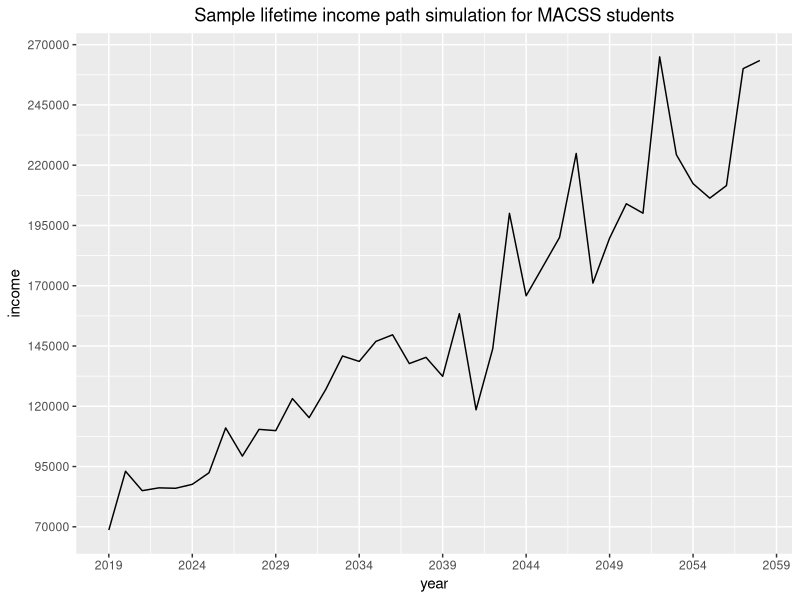
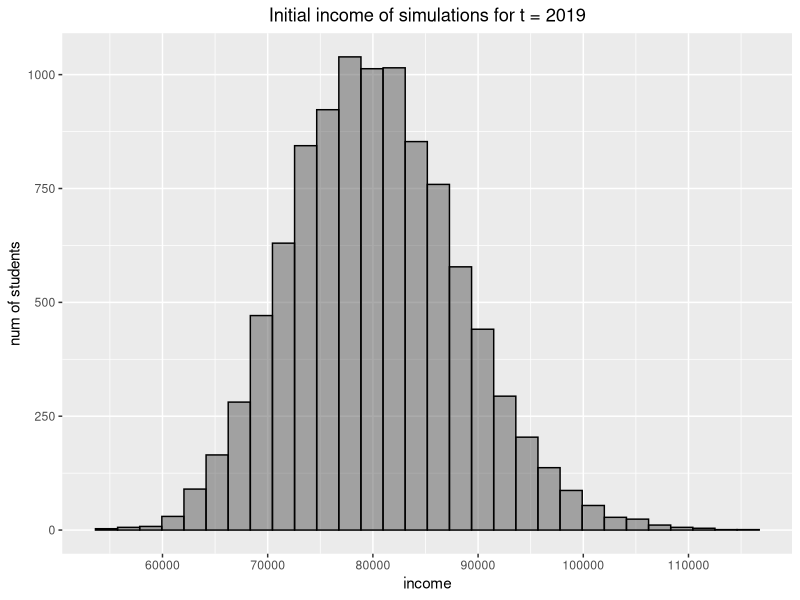
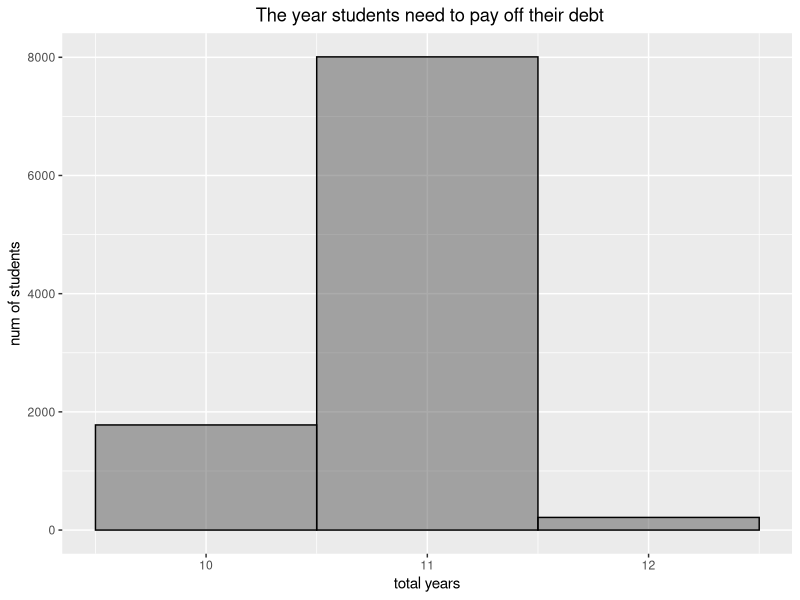
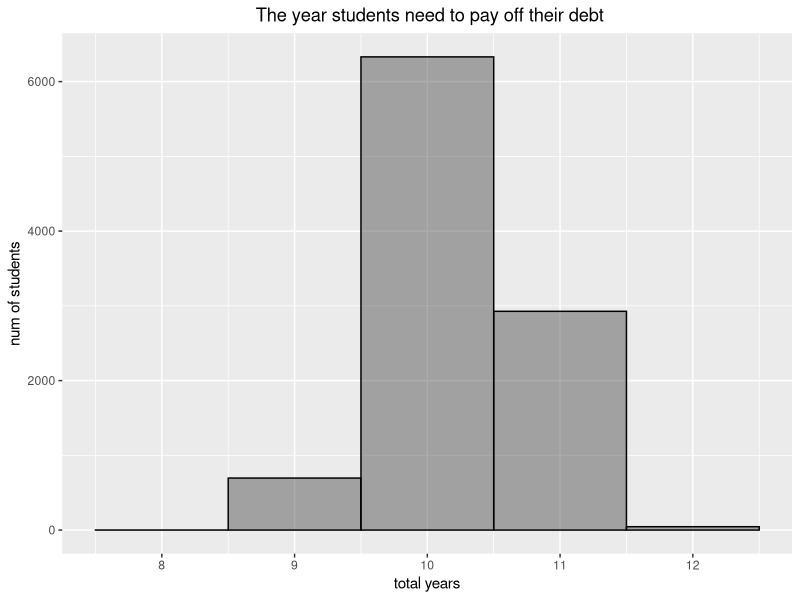

Here is the R script that generated these plots, in order:
## ---- chunk 1
knitr::opts_chunk$set(echo = TRUE)
## ---- chunk 2

set.seed(515)

n = 10000
sd = 0.1
t = 40
c0 = 80000
p = 0.2
g = 0.03

#build a matrix
result = matrix(nrow = n + 1, ncol = t)

#column:time 
result[1, ] = c(2019 : (2019 + t - 1))

#row1: income of 2019
result[-1, 1] = exp(log(rep(c0, n)) + rnorm(n, mean = 0, sd = sd))

#row2 to 40: income of 2020-2058
for (i in c(2 : 40)){
  result[-1, i] = exp((1 - p) * (log(c0) + g * (result[1, i] - 2019)) + p * log(result[-1, i - 1])+ rnorm(n, mean = 0, sd = sd))
}


library(ggplot2)

#plot lifetime income path
ggplot() +
  geom_line(aes(result[1,], result[sample(1:n, size = 1),])) + 
  labs(title = "Sample lifetime income path simulation for MACSS students", x = "year", y = "income") + 
  theme(plot.title = element_text(hjust = 0.5)) +
  scale_x_continuous(breaks = seq(2019, 2059, by = 5)) + 
  scale_y_continuous(breaks = seq(70000, 300000, by = 25000))

## ---- chunk 3

#draw histogram
ggplot() + 
  geom_histogram(aes(result[-1, 1]), bins = 30, alpha = 0.5, color = "black") +
  labs(title = "Initial income of simulations for t = 2019", x = "income", y = "num of students") + 
  theme(plot.title = element_text(hjust = 0.5)) +
  scale_x_continuous(breaks = seq(60000, 150000, by = 10000))

#calculate percentage
inc2019 = result[-1, 1]
percent_high = length(inc2019[inc2019 > 100000]) / n
percent_low = length(inc2019[inc2019 < 70000]) / n

cat ( percent_high * 100, "% of my class will earn more than $100,000 in the first year out of the program \n")

cat ( percent_low * 100, "% of my class will earn  less than $70,000 in the first year out of the program \n")

#test normality
ks.test(inc2019,"pnorm", 80000, sd(inc2019))

cat("The distribution is normally distributed \n")
## ---- chunk 4

#build a loan matrix
loan = t(apply(0.1 * result / 95000, 1, cumsum))
loan[1, ] = c(2019 : (2019 + t - 1))
colnames(loan) = c(2019 : (2019 + t - 1))

payoff_year = matrix(nrow = n + 1)

#calculate the min year need to pay off all loans
for (i in c(1 : n + 1)) {
  payoff_year[i] = min(which(loan[i,] > 1))
}

#draw histogram
ggplot() + 
  geom_histogram(aes(payoff_year[-1, 1]), bins = length(unique(payoff_year[-1,], na.rm = TRUE)), alpha = 0.5, color = "black") +
  labs(title = " The year students need to pay off their debt", x = "total years", y = "num of students") + 
  theme(plot.title = element_text(hjust = 0.5)) 


percent_less = length(payoff_year[payoff_year <= 10]) / n

cat ( percent_less * 100, "% of the simulations, I am able to pay oﬀ the loan in 10 years \n")

## ---- chunk 5

set.seed(515)

n = 10000
sd = 0.15
t = 40
c0 = 85000
p = 0.2
g = 0.03

#build a matrix
result = matrix(nrow = n + 1, ncol = t)

#column:time 
result[1, ] = c(2019 : (2019 + t - 1))

#row1: income of 2019
result[-1, 1] = exp(log(rep(c0, n)) + rnorm(n, mean = 0, sd = sd))

#row2 to 40: income of 2020-2058
for (i in c(2 : 40)){
  result[-1, i] = exp((1 - p) * (log(c0) + g * (result[1, i] - 2019)) + p * log(result[-1, i - 1])+ rnorm(n, mean = 0, sd = sd))
}

#build a loan matrix
loan = t(apply(0.1 * result / 95000, 1, cumsum))
loan[1, ] = c(2019 : (2019 + t - 1))
colnames(loan) = c(2019 : (2019 + t - 1))

payoff_year = matrix(nrow = n + 1)

#calculate the min year need to pay off all loans
for (i in c(1 : n + 1)) {
  payoff_year[i] = min(which(loan[i,] > 1))
}

#draw histogram
ggplot() + 
  geom_histogram(aes(payoff_year[-1, 1]), bins = length(unique(payoff_year[-1,], na.rm = TRUE)), alpha = 0.5, color = "black") +
  labs(title = " The year students need to pay off their debt", x = "total years", y = "num of students") + 
  theme(plot.title = element_text(hjust = 0.5)) 


percent_less = length(payoff_year[payoff_year <= 10]) / n

cat(percent_less * 100, "% of the simulations, I am able to pay oﬀ the loan in 10 years \n")


